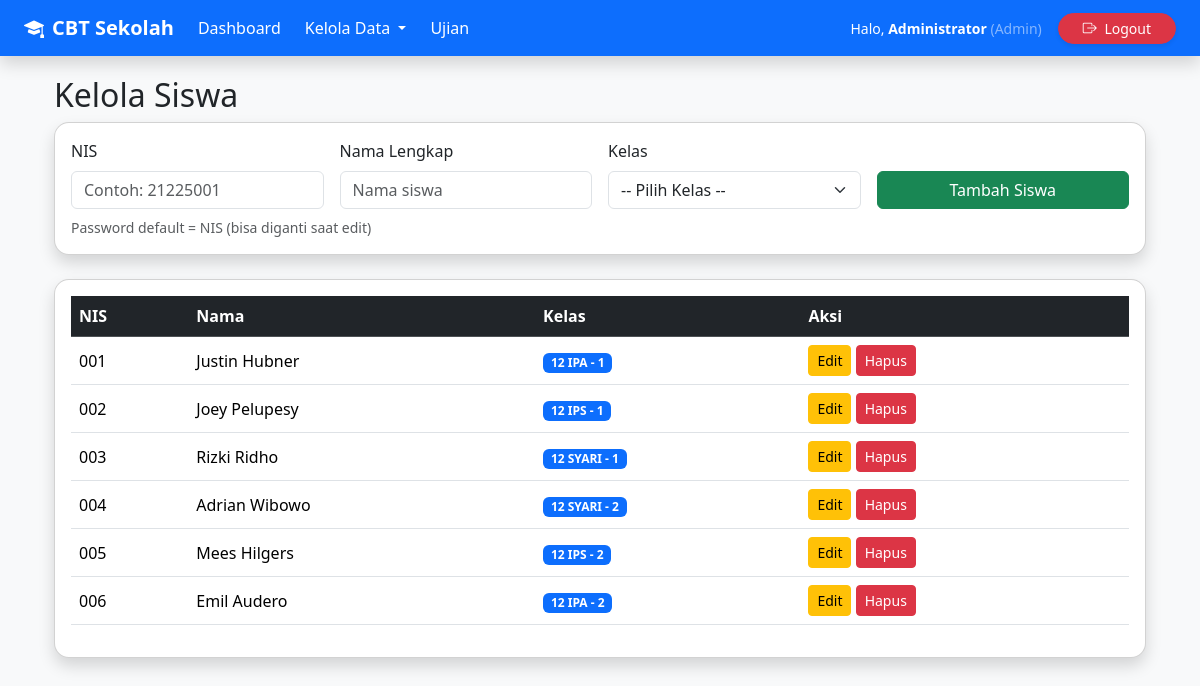
Page /admin/kelola_siswa (signed in) on the committed database.
### models.py (models this page shows)
class User(UserMixin, db.Model):
    id = db.Column(db.Integer, primary_key=True)
    username = db.Column(db.String(50), unique=True, nullable=False)
    password = db.Column(db.String(255), nullable=False)
    role = db.Column(db.String(20), nullable=False)  # admin, guru, siswa
    nama = db.Column(db.String(100))
    kelas_id = db.Column(db.Integer, db.ForeignKey('kelas.id'))
    kelas = db.relationship('Kelas', backref='siswa', lazy=True)
    mapel_diajar = db.relationship('Mapel', backref='guru', lazy=True)

class Kelas(db.Model):
    id = db.Column(db.Integer, primary_key=True)
    nama_kelas = db.Column(db.String(50), unique=True, nullable=False)

### routes/admin_routes.py (the view, shortened to what this page needs)
@bp.route('/kelola_siswa', methods=['GET', 'POST'])
@login_required
def kelola_siswa():
    if current_user.role != 'admin': return redirect('/')
    siswa = User.query.filter_by(role='siswa').options(db.joinedload(User.kelas)).all()
    kelas = Kelas.query.all()
    return render_template('admin/kelola_siswa.html', siswa=siswa, kelas=kelas)

### app.py (called while the page is built)
@login_manager.user_loader
def load_user(id):
    return db.session.get(User, int(id))

### templates/admin/kelola_siswa.html (shortened to what this page needs)
{% extends "base.html" %}
{% block content %}
<div class="container mt-4">
    <h2>Kelola Siswa</h2>
    <div class="card shadow mb-4">
        <div class="card-body">
            <form method="POST" class="row g-3 align-items-end">
                <div class="col-md-3">
                    <label class="form-label">NIS</label>
                    <input type="text" name="nis" class="form-control" placeholder="Contoh: 21225001" required>
                </div>
                <div class="col-md-3">
                    <label class="form-label">Nama Lengkap</label>
                    <input type="text" name="nama" class="form-control" placeholder="Nama siswa" required>
                </div>
                <div class="col-md-3">
                    <label class="form-label">Kelas</label>
                    <select name="kelas_id" class="form-select" required>
                        <option value="">-- Pilih Kelas --</option>
                    </select>
                </div>
                <div class="col-md-3">
                    <button type="submit" name="tambah" class="btn btn-success w-100">Tambah Siswa</button>
                </div>
            </form>
            <small class="text-muted d-block mt-2">Password default = NIS (bisa diganti saat edit)</small>
        </div>
    </div>
    <div class="card shadow">
        <div class="card-body">
            <table class="table table-hover align-middle">
                <thead class="table-dark">
                    <tr>
                        <th>NIS</th>
                        <th>Nama</th>
                        <th>Kelas</th>
                        <th>Aksi</th>
                    </tr>
                </thead>
                <tbody>
                    {% for s in siswa %}
                    <tr>
                        <td>{{ s.username }}</td>
                        <td>{{ s.nama }}</td>
                        <td>
                            {% if s.kelas %}
                                <span class="badge bg-primary">{{ s.kelas.nama_kelas }}</span>
                            {% else %}
                                <span class="text-danger">Belum ada kelas</span>
                            {% endif %}
                        </td>
                        <td>
                            <button class="btn btn-warning btn-sm" data-bs-toggle="modal" data-bs-target="#edit{{ s.id }}">Edit</button>
                            <button class="btn btn-danger btn-sm" data-bs-toggle="modal" data-bs-target="#hapus{{ s.id }}">Hapus</button>
                        </td>
                    </tr>
                    {% endfor %}
                </tbody>
            </table>
        </div>
    </div>
</div>
{% endblock %}

### templates/base.html (shortened to what this page needs)
<!DOCTYPE html>
<html lang="id">
<head>
    <link href="https://cdn.jsdelivr.net/npm/bootstrap@5.3.3/dist/css/bootstrap.min.css" rel="stylesheet">
    <link rel="stylesheet" href="https://cdn.jsdelivr.net/npm/bootstrap-icons@1.11.3/font/bootstrap-icons.min.css">
    <link rel="stylesheet" href="{{ url_for('static', filename='css/style.css') }}">
</head>
<body class="bg-light">
    <nav class="navbar navbar-expand-lg navbar-dark bg-primary shadow fixed-top">
        <div class="container-fluid px-4">
            <a class="navbar-brand fw-bold d-flex align-items-center" href="/">
                <i class="bi bi-mortarboard-fill me-2"></i>
                CBT Sekolah
            </a>
            {% if current_user.is_authenticated %}
            <div class="navbar-nav me-auto d-flex flex-row gap-2">
                {% if current_user.role == 'admin' %}
                    <a href="/admin/dashboard" class="nav-link text-white">Dashboard</a>
                    <div class="nav-item dropdown">
                        <a class="nav-link dropdown-toggle text-white" href="#" role="button" data-bs-toggle="dropdown">
                            Kelola Data
                        </a>
                    </div>
                    <a href="/admin/ujian" class="nav-link text-white">Ujian</a>
                {% endif %}
            </div>
            <div class="d-flex align-items-center text-white">
                <span class="me-3 small d-none d-md-block">
                    Halo, <strong>{{ current_user.nama or current_user.username }}</strong>
                    <span class="text-white-50">({{ current_user.role | capitalize }})</span>
                </span>
                <a href="/logout" class="btn btn-danger btn-sm rounded-pill px-4 shadow-sm">
                    <i class="bi bi-box-arrow-right me-1"></i>
                    <span class="d-none d-sm-inline">Logout</span>
                </a>
            </div>
            {% endif %}
        </div>
    </nav>
    <div class="container mt-4">
        {% block content %}{% endblock %}
    </div>
</body>
</html>

### static/css/style.css (style rules this page uses)
body { font-family: 'Segoe UI', Tahoma, Geneva, Verdana, sans-serif; }
.card { border-radius: 15px; }

### rows in the picture
User: nama "Administrator", role "Admin"
User: username "001", nama "Justin Hubner", kelas.nama_kelas "12 IPA - 1"
User: username "002", nama "Joey Pelupesy", kelas.nama_kelas "12 IPS - 1"
User: username "003", nama "Rizki Ridho", kelas.nama_kelas "12 SYARI - 1"
User: username "004", nama "Adrian Wibowo", kelas.nama_kelas "12 SYARI - 2"
User: username "005", nama "Mees Hilgers", kelas.nama_kelas "12 IPS - 2"
User: username "006", nama "Emil Audero", kelas.nama_kelas "12 IPA - 2"
